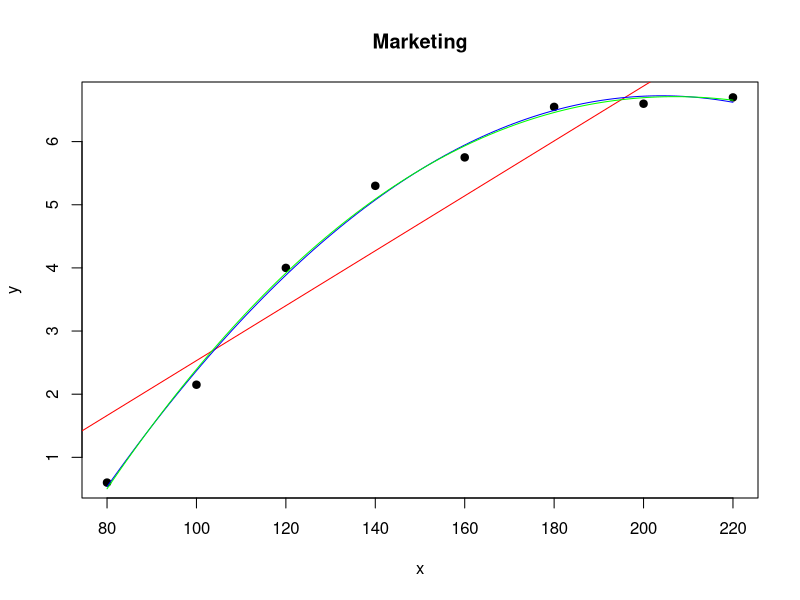
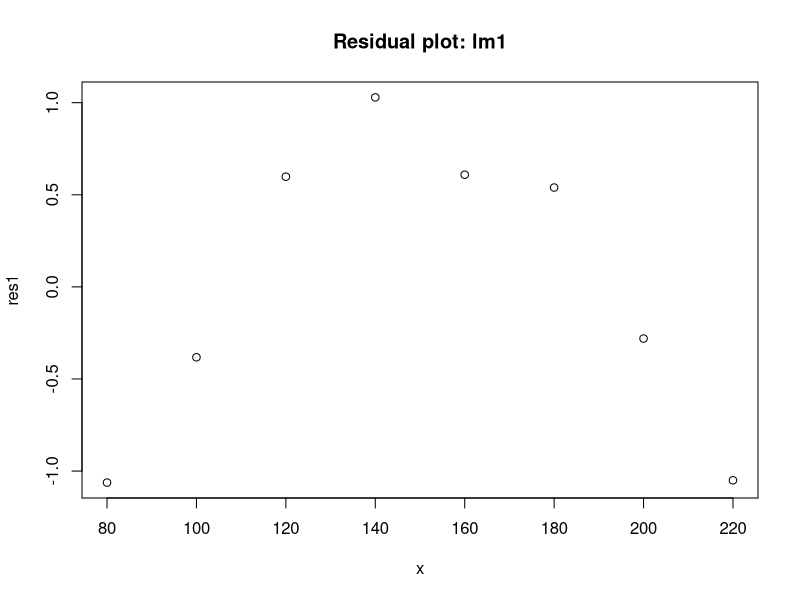
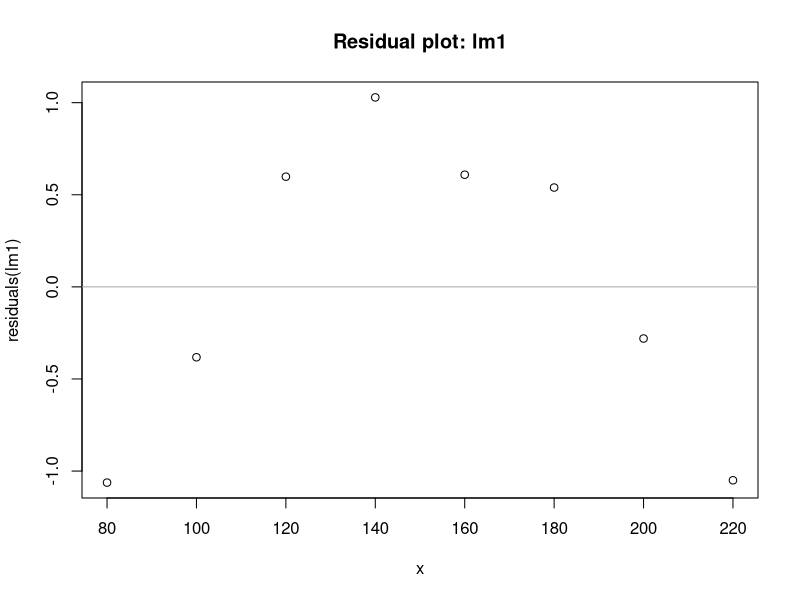
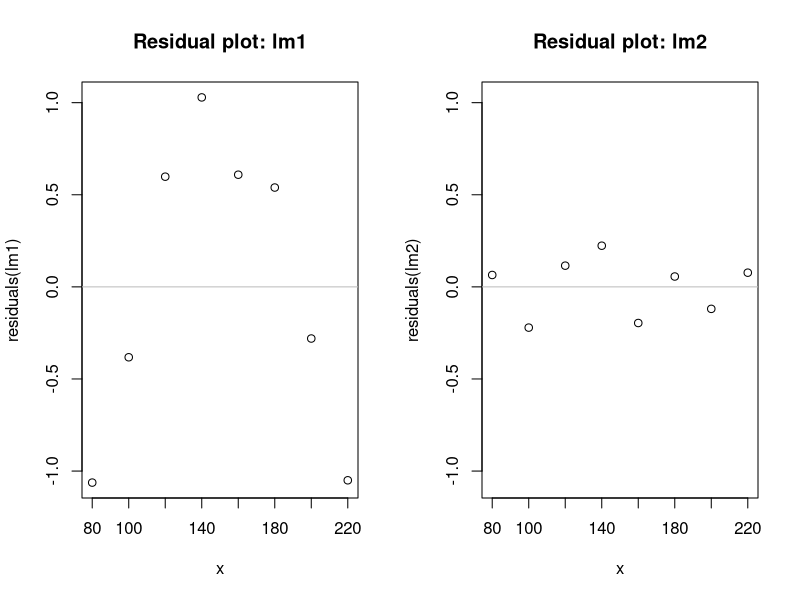
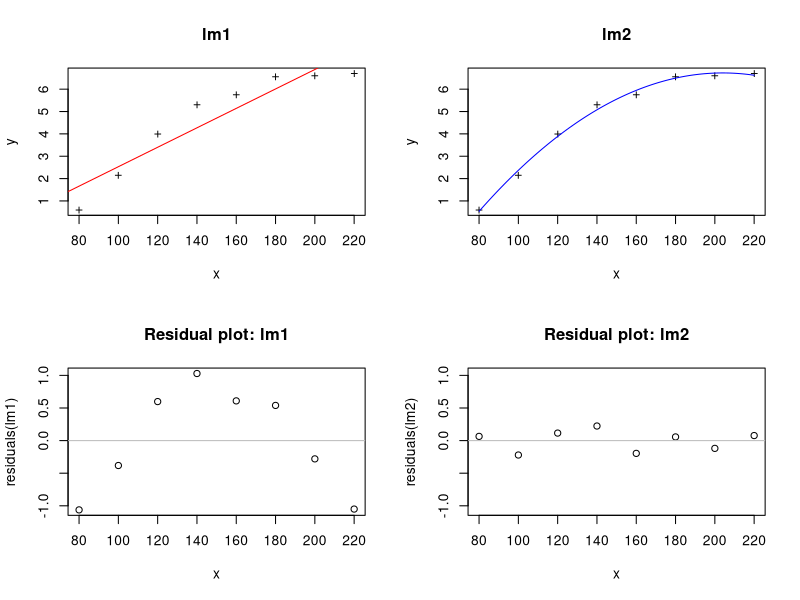
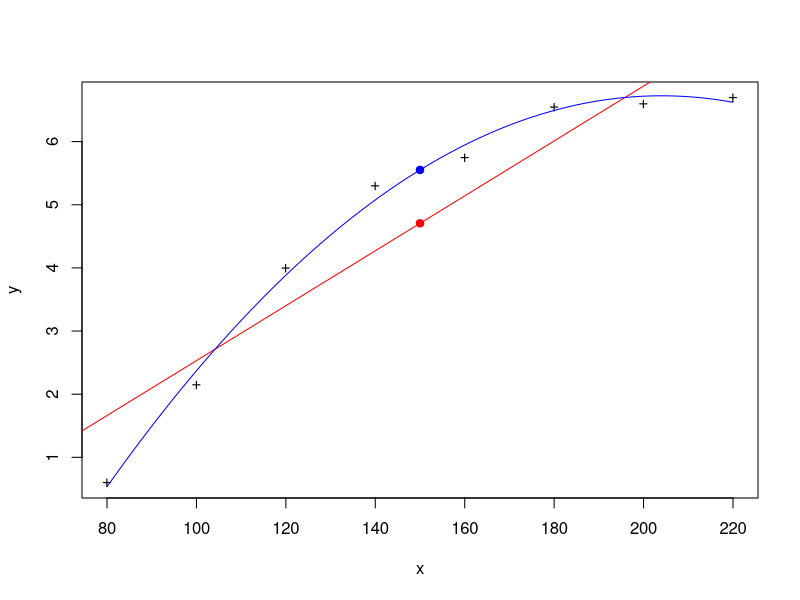

The R source for these figures, in order:
#################################################################################################
#   Regression (Lecture code-03)                                                                    #
#   Date: 15th May 2023                                                                         #
#################################################################################################

# see the path
getwd()

# /Users/zeotaplaptop/Desktop/BHT-SS23/Regression/reg_ss_23_2

dat <- read.csv2("Dataset/Marketing.csv")    ## see slides 14-15

attach(dat)  ## load data into workspace

plot(x,y, pch=19, main="Marketing")

## simple linear regression
lm1 <- lm(y ~ x, data=dat)
lm1
abline(lm1, col="red")

## multiple linear regressions
lm2 <- lm(y ~ x + I(x^2), data=dat)  ## multiple (quadratic)
lm3 <- lm(y ~ x + I(x^2) + I(x^3), data=dat)  ## multiple (cubic)

lm2
lm3

## use coef to obtain the coefficients
b.lm2 <- coef(lm2); b.lm2
curve(b.lm2[1] + b.lm2[2]*x +b.lm2[3]*x^2, col="blue", add=TRUE)
b.lm3 <- coef(lm3); b.lm3
curve(b.lm3[1] +b.lm3[2]*x +b.lm3[3]*x^2 +b.lm3[4]*x^3, col="green", add=TRUE)

n <- nrow(dat)  ## or length(y)
X1 <- cbind( rep(1,n), x ); X1             ## design matrix for lm1
X2 <- cbind( rep(1,n), x , x^2 ); X2       ## design matrix for lm2
X3 <- cbind( rep(1,n), x , x^2 , x^3); X3  ## design matrix for lm3

## alternatively: obtain design matrix X from model
model.matrix(lm1)
X1
model.matrix(lm2)
X2
model.matrix(lm3)
X3

## lm1: simple linear regression
b1 <- cov(x,y)/var(x); b0 <- mean(y)-b1*mean(x); c(b0,b1) ## "self made" coefficients
coef(lm1)                                                 ## extracted from lm1
b1.hat <- solve( t(X1) %*% X1 ) %*% t(X1) %*% y; b1.hat   ##formula for multiple lin. reg-

## lm2: quadratic regression curve
coef(lm2)                                                 ## extracted from lm2
b2.hat <- solve( t(X2) %*% X2 ) %*% t(X2) %*% y; b2.hat   ##formula for multiple lin. reg-

## residuals
b1 <- coef(lm1)
res1 <- y - b1[1] - b1[2]*x   ## "self made"
plot(x,res1, main="Residual plot: lm1")
plot(x,residuals(lm1), main="Residual plot: lm1")
abline(h=0, col='darkgrey')

## compare residuals for lm1 and lm2
par(mfrow=c(1,2))
ylim <- range(c(residuals(lm1),residuals(lm2)))
plot(x,residuals(lm1), main="Residual plot: lm1", ylim=ylim)
abline(h=0,col="gray")
plot(x,residuals(lm2), main="Residual plot: lm2", ylim=ylim)
abline(h=0,col="gray")
par(mfrow=c(1,1))

## fitted regression curves and residual plots
par(mfrow=c(2,2))
plot(x,y, pch="+",main="lm1"); abline(lm1, col="red")
plot(x,y, pch="+",main="lm2"); curve(b.lm2[1] + b.lm2[2]*x +b.lm2[3]*x^2, col="blue", add=TRUE)
##
ylim <- range(c(residuals(lm1),residuals(lm2)))
plot(x,residuals(lm1), main="Residual plot: lm1", ylim=ylim)
abline(h=0,col="gray")
plot(x,residuals(lm2), main="Residual plot: lm2", ylim=ylim)
abline(h=0,col="gray")
par(mfrow=c(1,1))

## compare residual sum of squares and R^2
RSS1 <- sum( residuals(lm1)^2 ); RSS1
RSS2 <- sum( residuals(lm2)^2 ); RSS2
TSS <- sum( (y-mean(y))^2 )
R2.lm1 <- 1-RSS1/TSS; R2.lm1
R2.lm2 <- 1-RSS2/TSS; R2.lm2

## R^2 extracted from summary
summary(lm1)
str(summary(lm1))
summary(lm1)$r.squared

## for simple linear regression
cor(x,y)^2
summary(lm1)$r.squared

## for simple and multiple linear regression
cor(fitted(lm2),y)^2
summary(lm2)$r.squared

cor(fitted(lm3),y)^2
summary(lm3)$r.squared


## predicting single values
plot(x,y, pch="+"); abline(lm1, col="red")
b.lm1 <- coef(lm1)
x0 <- 150; pred.lm1 <- b.lm1[1] +  b.lm1[2]*x0; pred.lm1
points(x0, pred.lm1, pch=19,col="red")

b.lm2 <- coef(lm2); b.lm2
curve(b.lm2[1] + b.lm2[2]*x +b.lm2[3]*x^2, col="blue", add=TRUE)
x0 <- 150; pred.lm2 <- b.lm2[1] +  b.lm2[2]*x0 + b.lm2[3]*x0^2; pred.lm2
points(x0, pred.lm2, pch=19,col="blue")

## prdicting using predict (also for more than single values)
predict(lm1, newdata=data.frame(x=x0))
pred.lm1 
predict(lm2, newdata=data.frame(x=x0))
pred.lm2 

predict(lm2, newdata=data.frame(x=c(150,170,190)))


summary(lm1)
summary(lm2)
summary(lm3)


summary(lm1)$r.squared
summary(lm2)$r.squared
summary(lm3)$r.squared


summary(lm1)$adj.r.squared
summary(lm2)$adj.r.squared
summary(lm3)$adj.r.squared
